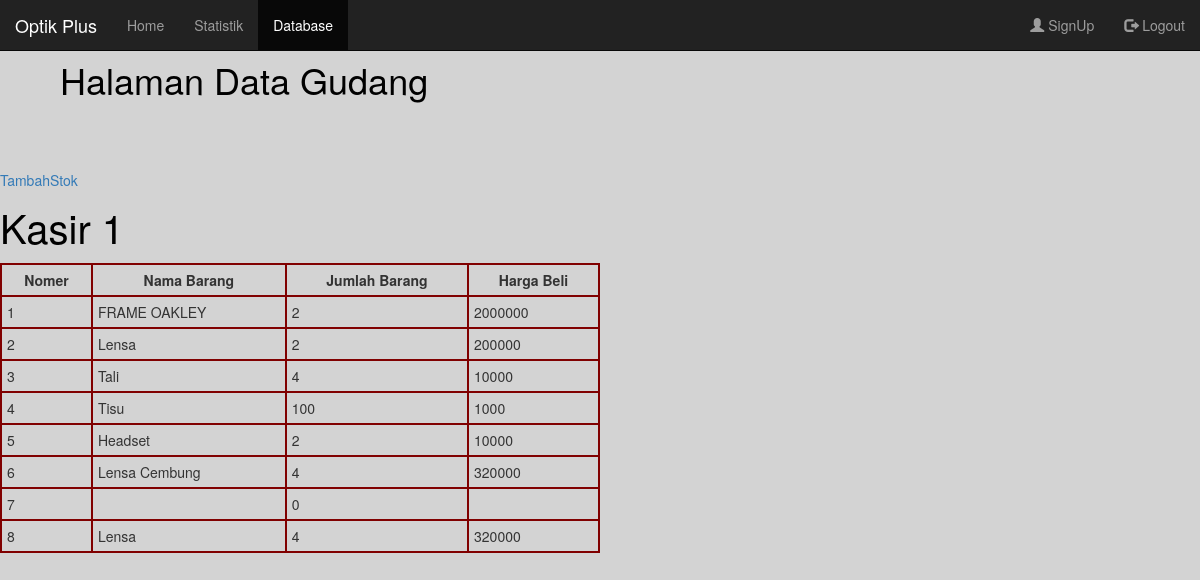
The page /data_gudang.php on the database its author committed.
### tables this page shows
CREATE TABLE `tb_stock` (
  `nomer` int(11) NOT NULL,
  `nama_barang` varchar(100) NOT NULL,
  `jumlah_stok` int(11) NOT NULL,
  `harga_beli` varchar(14) NOT NULL
);

### data_gudang.php (the view, shortened to what this page needs)
<?php
$link=mysqli_connect("localhost", "root", "", "gudang");
$result=mysqli_query($link, "SELECT * FROM tb_stock");
?>
<!DOCTYPE html>
<html>
    <head>
        <link rel="stylesheet" href="https://maxcdn.bootstrapcdn.com/bootstrap/3.3.7/css/bootstrap.min.css">
    </head>
    <body>
        <nav class="navbar navbar-inverse navbar-fixed-top">
            <div class="container-fluid">
                <div class="navbar-header">
                    <a class="navbar-brand" href="#">Optik Plus</a>
                </div>
                <ul class="nav navbar-nav">
                    <li><a href="index.html">Home</a></li>
                    <li><a href="statistik.html">Statistik</a></li>
                    <li class="active"><a href="#">Database</a></li>
                </ul>
                <ul class="nav navbar-nav navbar-right">
                    <li><a href="#"><span class="glyphicon glyphicon-user"></span> SignUp</a></li>
                    <li><a href="#"><span class="glyphicon glyphicon-log-out"></span> Logout</a></li>
                </ul>
            </div>
        </nav>
	   <h1 style="padding:60px;margin-top:0px;">Halaman Data Gudang</h1>
	   <a href="form.php">TambahStok</a>
		 <table style="width:50%">
        <caption style="text-align: left; font-size: 40px; color: black;">Kasir 1</caption>
        <tr>
			<th>Nomer</th>
            <th>Nama Barang</th>
			<th>Jumlah Barang</th>
            <th>Harga Beli</th>
        </tr>
    <?php
    while($row=mysqli_fetch_array($result)){
        echo "<tr>";
		 echo "<td>".$row['nomer']."</td>";
        echo "<td>".$row['nama_barang']."</td>";
        echo "<td>".$row['jumlah_stok']."</td>";
        echo "<td>".$row['harga_beli']."</td>";
        echo "</tr>";
    }
    ?>
    </table>
    </body>
</html>

### data_gudang.php (style rules this page uses)
body { background-color: lightgrey; }
h1 { color: black; }
table, th, td { border: 2px solid maroon; border-collapse: collapse; }
td { padding: 5px; text-align: left; }
th { padding: 5px; text-align: center; }

### rows shown on the page
tb_stock: nomer "1", nama_barang "FRAME OAKLEY", jumlah_stok "2", harga_beli "2000000"
tb_stock: nomer "2", nama_barang "Lensa", jumlah_stok "2", harga_beli "200000"
tb_stock: nomer "3", nama_barang "Tali", jumlah_stok "4", harga_beli "10000"
tb_stock: nomer "4", nama_barang "Tisu", jumlah_stok "100", harga_beli "1000"
tb_stock: nomer "5", nama_barang "Headset", jumlah_stok "2", harga_beli "10000"
tb_stock: nomer "6", nama_barang "Lensa Cembung", jumlah_stok "4", harga_beli "320000"
tb_stock: nomer "7", jumlah_stok "0"
tb_stock: nomer "8", nama_barang "Lensa", jumlah_stok "4", harga_beli "320000"
